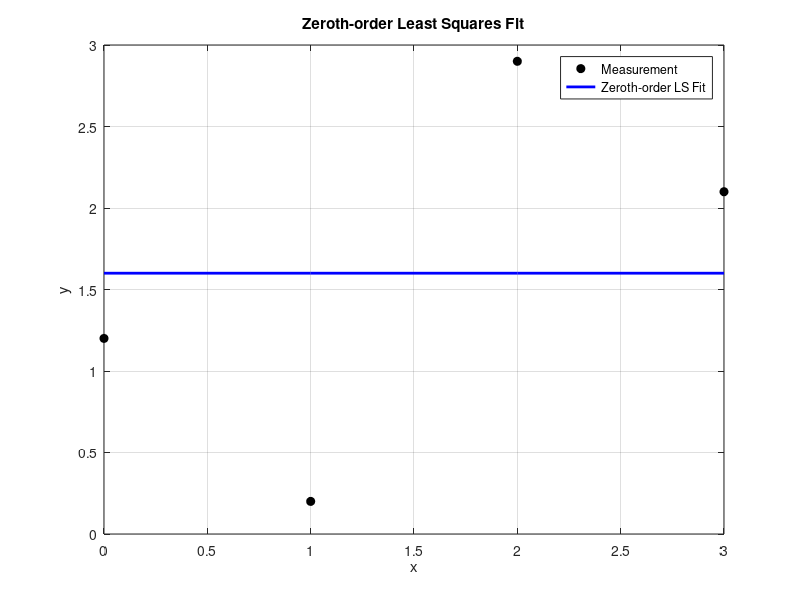

Write the MATLAB code that produced this figure.
% Zeroth-order least squares fit (constant fit)
% Given data vectors x and y

x = [0 1 2 3]';              % Example input data (column vector)
y = [1.2 0.2 2.9 2.1]';  % Corresponding Measurement values

% Design matrix A: for zeroth-order, it's just a column of ones
A = ones(length(x), 1);

% Least squares solution: theta = inv(A'*A) * A' * y
theta = inv(A' * A) * A' * y;

% Fitted output (constant value)
y_fit = A * theta;

% Plotting
figure;
plot(x, y, 'ko', 'MarkerFaceColor', 'k'); hold on;
plot(x, y_fit, 'b-', 'LineWidth', 2);
legend('Measurement', 'Zeroth-order LS Fit');
xlabel('x'); ylabel('y');
title('Zeroth-order Least Squares Fit');
grid on;
